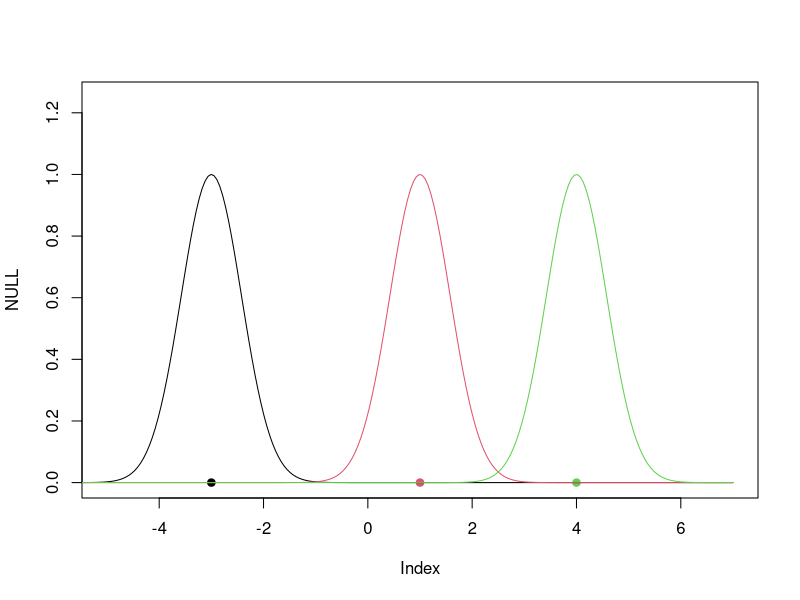
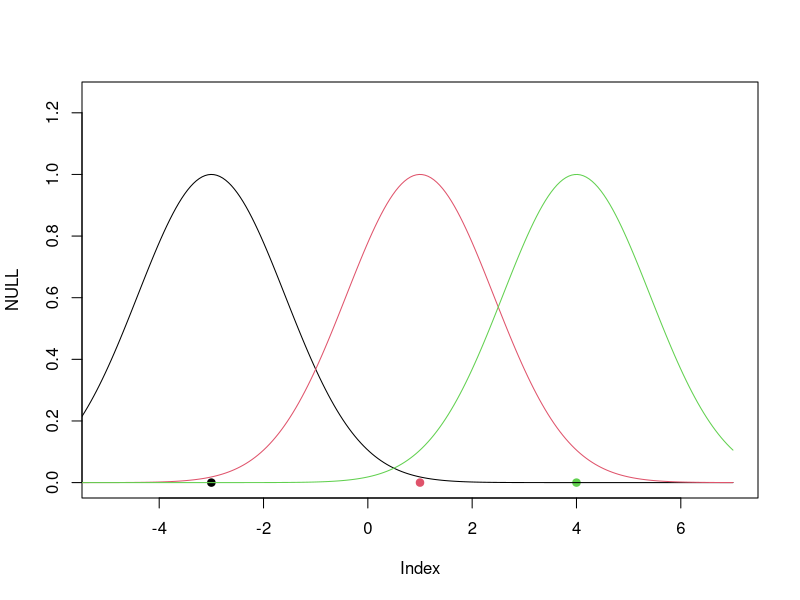

Write the R code that produced these figures, in order.
rbf.gauss <- function(gamma=1.0) {
  
  function(x) {
    exp(-gamma * norm(as.matrix(x),"F")^2 )
  }
}

D <- matrix(c(-3,1,4), ncol=1) # 3 datapoints
N <- length(D[,1])
xlim  <- c(-5,7)
plot(NULL,xlim=xlim,ylim=c(0,1.25),type="n")
points(D,rep(0,length(D)),col=1:N,pch=19)
x.coord = seq(-7,7,length=250)
gamma <- 1.5
for (i in 1:N) {
  points(x.coord, lapply(x.coord - D[i,], rbf.gauss(gamma)), type="l", col=i)
         }
plot(NULL,xlim=xlim,ylim=c(0,1.25),type="n")
points(D,rep(0,length(D)),col=1:N,pch=19)
x.coord = seq(-7,7,length=250)
gamma <- 0.25
for (i in 1:N) {
  points(x.coord, lapply(x.coord - D[i,], rbf.gauss(gamma)), type="l", col=i)
}
